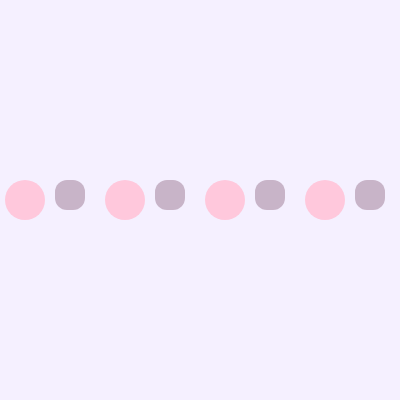
Frame 1 (no input)
Frame 60 (no input): identical to frame 1, image omitted
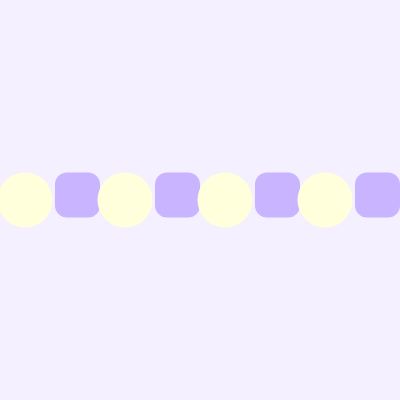
Frame 120 (the mouse pressed at the canvas centre since frame 60)

The p5.js sketch that drew these frames (run headless with seeded random() and noise() and a simulated clock; from frame 60 on, the mouse is pressed at the canvas centre):

// p5.js sketch
// ── sketch.js
function setup() {
  createCanvas(400, 400);
}

function draw() {
  background(245, 240, 255); // pastel purple bg 

  // Upon mouse click, shape become bigger and brighter
  let baseSize = mouseIsPressed ? 55 : 40;
  let bright = mouseIsPressed ? 255 : 200;

  for (let i = 0; i < width; i += 50) {

    // alternate every other shape
    if ((i / 50) % 2 === 0) {
      fill(255, bright, 220);
      noStroke();
      ellipse(i + 25, height / 2, baseSize);
    } else {
      fill(200, 180, bright);
      noStroke();
      rect(i + 5, height / 2 - baseSize / 2, baseSize - 10, baseSize - 10, 12);
    }
  }
}
